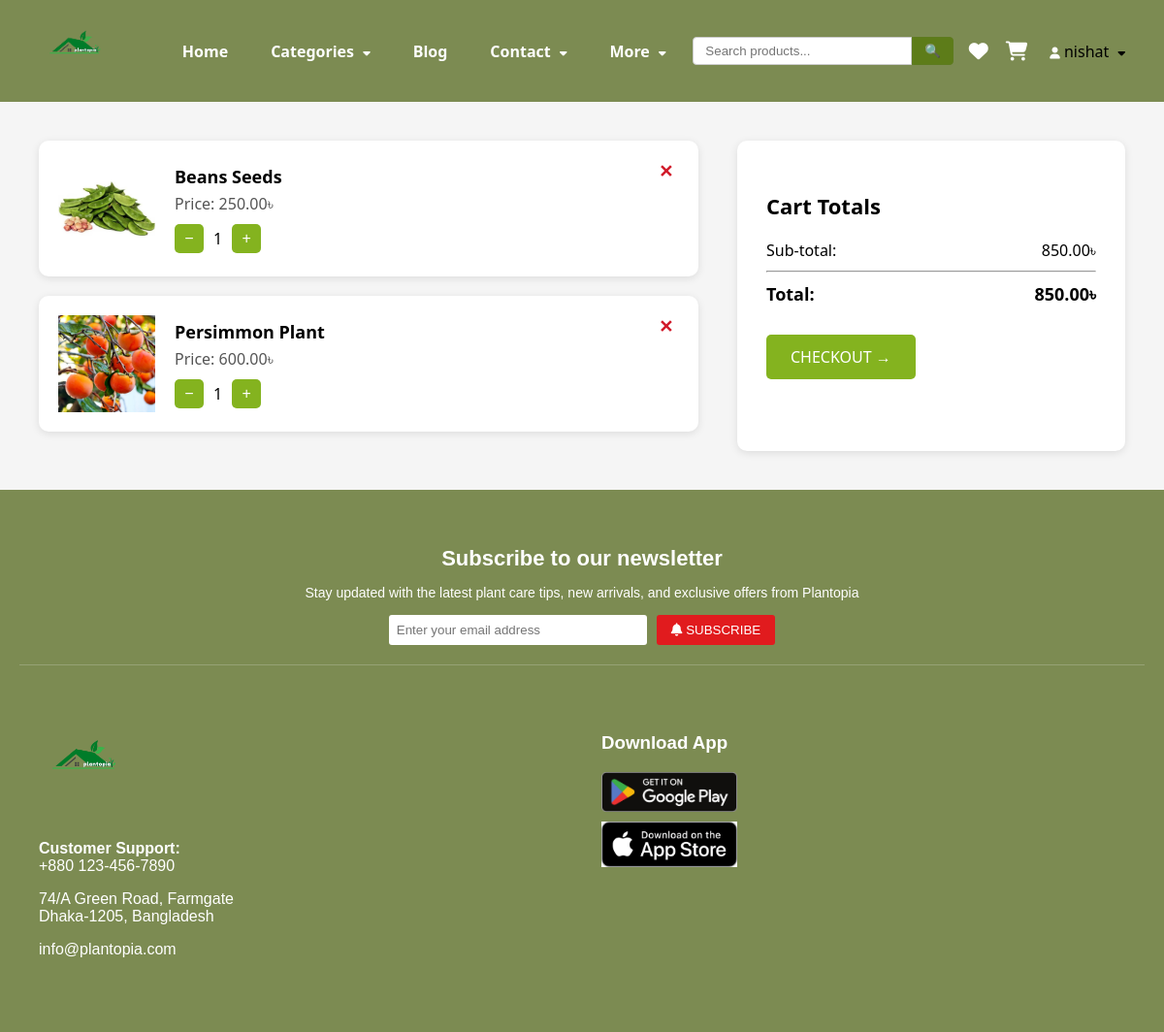
Page /cart/ (signed in) on the committed database.
### shop/models.py (models this page shows, shortened)
class Cart(models.Model):
    user = models.ForeignKey(User, on_delete=models.CASCADE, db_index=True)
    product = models.ForeignKey(Product, on_delete=models.CASCADE, db_index=True)
    quantity = models.PositiveIntegerField(default=1)
    added_at = models.DateTimeField(auto_now_add=True)
    def sub_total(self):
        return (self.product.discount_price if self.product.discount_price else self.product.price) * self.quantity
    class Meta:
        unique_together = ('user', 'product')

class Product(models.Model):
    name = models.CharField(max_length=100)
    slug = models.SlugField(max_length=255, unique=True, blank=True)
    image = models.ImageField(upload_to='products/')
    price = models.DecimalField(max_digits=8, decimal_places=2)
    discount_price = models.DecimalField(max_digits=8, decimal_places=2, null=True, blank=True)
    category = models.ForeignKey('Category', on_delete=models.CASCADE)
    description = models.TextField(blank=True, null=True)
    availability = models.BooleanField(default=True)
    size = models.CharField(max_length=50, blank=True, null=True)
    stock = models.PositiveIntegerField(default=0)
    rating = models.FloatField(
        default=0,
        validators=[MinValueValidator(0), MaxValueValidator(5)]
    )
    best_deal = models.BooleanField(default=False)
    owner = models.ForeignKey(User, on_delete=models.CASCADE, null=True, blank=True, related_name="products")

### shop/views.py (the view)
# urls.py: path('cart/', views.cart_view, name='cart'),
@login_required
def cart_view(request):
    cart_items = Cart.objects.filter(user=request.user)
    sub_total = sum(item.sub_total() for item in cart_items)
    total = sub_total
    order = Order.objects.filter(user=request.user, status='Pending').order_by('-id').first()
    if not order:
        order = Order.objects.create(user=request.user, status='Pending')
    return render(request, 'cart.html', {
        'cart_items': cart_items,
        'sub_total': sub_total,
        'total': total,
        'order': order,
    })

### shop/context_processors.py (called while the page is built)
def categories_processor(request):
    return {
        'categories': Category.objects.filter(parent__isnull=True)
    }

### templates/cart.html (shortened to what this page needs)
{% extends 'base.html' %}
{% load static %}
{% block content %}
<link rel="stylesheet" href="{% static 'css/cart.css' %}">
<div class="cart-container">
    <div class="cart-items">
        {% for item in cart_items %}
        <div class="cart-item">
            <img src="{{ item.product.image.url }}" alt="{{ item.product.name }}" class="product-image">
            <div class="item-details">
                <h4>{{ item.product.name }}</h4>
                <p>Price: {{ item.product.discount_price|default:item.product.price }}৳</p>
                <form method="post" action="{% url 'update_cart_quantity' item.id %}">
                    <div class="quantity-controls">
                        <button type="submit" name="action" value="decrease">−</button>
                        <span>{{ item.quantity }}</span>
                        <button type="submit" name="action" value="increase">+</button>
                    </div>
                </form>
            </div>
            <form method="post" action="{% url 'remove_from_cart' item.id %}" class="remove-form">
                <button type="submit" class="remove-btn">✕</button>
            </form>
        </div>
        {% empty %}
        <p>Your cart is empty.</p>
        {% endfor %}
    </div>
    <div class="cart-summary">
        <h3>Cart Totals</h3>
        <p>Sub-total: <span>{{ sub_total }}৳</span></p>
        <hr>
        <p class="total">Total: <span>{{ total }}৳</span></p>
        {% if cart_items %}
        <a href="{% url 'order_summary' %}" class="checkout-btn">CHECKOUT →</a>
        {% endif %}
    </div>
</div>
{% endblock %}

### templates/base.html (shortened to what this page needs)
{% load static %}
<!DOCTYPE html>
<html lang="en">
<head>
    <link rel="stylesheet" href="{% static 'css/base.css' %}">
    <link rel="stylesheet" href="https://cdnjs.cloudflare.com/ajax/libs/font-awesome/6.5.0/css/all.min.css">
</head>
<body>
<nav class="navbar">
    <div class="logo">
        <a href="{% url 'home' %}"><img src="{% static 'images/logo.png' %}" alt="Logo"></a>
    </div>
    <ul class="nav-links">
        <li><a href="{% url 'home' %}">Home</a></li>
        <li class="dropdown">
            <a href="#" id="categories-btn">Categories <i class="fa-solid fa-caret-down"></i></a>
        </li>
        <li><a href="{% url 'blog' %}">Blog</a></li>
        <li class="dropdown">
            <a href="#" id="contact-btn">Contact <i class="fa-solid fa-caret-down"></i></a>
        </li>
        <li class="dropdown">
            <a href="#" id="more-btn">More <i class="fa-solid fa-caret-down"></i></a>
        </li>
    </ul>
    <form method="GET" action="{% url 'search' %}" class="search-form" style="display: flex; align-items: center;">
        <input
            type="text"
            name="q"
            placeholder="Search products..."
            style="padding: 6px 12px; border: 1px solid #ccc; border-radius: 4px 0 0 4px; outline: none; width: 200px;">
        <button
            type="submit"
            style="padding: 6px 12px; background-color: #5d7c19; border: 1px solid #5d7b1e; border-radius: 0 4px 4px 0; color: white; cursor: pointer;">
            🔍
        </button>
    </form>
    <div class="nav-icons">
        {% if user.is_authenticated %}
            <a href="{% url 'wishlist' %}" class="icon-btn">
            <i class="fa fa-heart"></i>
            </a>
            <a href="{% url 'cart' %}" class="icon-btn">
            <i class="fa fa-shopping-cart"></i>
            </a>
        {% endif %}
        <div class="dropdown account-dropdown">
            <a href="#" id="account-btn">
                <i class="fa-solid fa-user user-icon"></i>
                {% if user.is_authenticated %}
                    {{ user.username }}
                {% endif %}
                <i class="fa-solid fa-caret-down"></i>
            </a>
        </div>
    </div>
</nav>
{% block content %}{% endblock %}
<footer class="site-footer">
    <div class="newsletter">
      <h2>Subscribe to our newsletter</h2>
      <p>Stay updated with the latest plant care tips, new arrivals, and exclusive offers from Plantopia</p>
      <form class="newsletter-form">
        <input type="email" placeholder="Enter your email address">
        <button type="submit">
          <i class="fas fa-bell"></i> SUBSCRIBE
        </button>
      </form>
    </div>
    <div class="footer-main">
      <div class="footer-column">
        <img src="{% static 'images/logo.png' %}" alt="Plantopia Logo" class="footer-logo">
        <p><strong>Customer Support:</strong><br>+880 123-456-7890</p>
        <p>74/A Green Road, Farmgate<br>Dhaka-1205, Bangladesh</p>
        <p><a href="mailto:info@plantopia.com">info@plantopia.com</a></p>
      </div>
      <div class="footer-column download-app">
        <h3>Download App</h3>
        <a href="#"><img src="{% static 'images/google-play.png' %}" alt="Google Play" class="app-icon"></a>
        <a href="#"><img src="{% static 'images/app-store.png' %}" alt="App Store" class="app-icon"></a>
      </div>
    </div>
  </footer>
</body>
</html>

### shop/static/css/base.css (style rules this page uses)
body { margin: 0; font-family: 'Segoe UI', sans-serif; background: #f8f8f8; }
a { text-decoration: none; color: inherit; }
ul { list-style: none; }
.navbar { background: #7C8B52; display: flex; justify-content: space-between; align-items: center; padding: 10px 40px; }
.logo img { height: 80px; }
.nav-links { display: flex; align-items: center; gap: 20px; }
.nav-links > li > a { color: white; font-weight: bold; padding: 8px 12px; border-radius: 6px; transition: background 0.3s; }
.nav-icons { display: flex; align-items: center; gap: 18px; }
.icon-btn { color: white; font-size: 20px; }
.user-icon { color: white; font-size: 22px; cursor: pointer; }
.dropdown { position: relative; }
.dropdown > a i { margin-left: 5px; font-size: 12px; }
.site-footer { background-color: #7C8B52;; color: #fff; padding: 40px 20px; font-family: Arial, sans-serif; }
.newsletter { text-align: center; background-color: #7C8B52 !important; padding-bottom: 20px; }
.newsletter h2 { font-size: 22px; margin-bottom: 10px; }
.newsletter p { margin-bottom: 15px; font-size: 14px; }
.newsletter-form { display: inline-flex; gap: 10px; flex-wrap: wrap; justify-content: center; }
.newsletter-form input[type="email"] { padding: 8px; border: none; width: 250px; border-radius: 3px; }
.newsletter-form button { background-color: #e11b1e; color: white; padding: 8px 15px; border: none; border-radius: 3px; cursor: pointer; }
.footer-main { display: flex; justify-content: space-between; flex-wrap: wrap; padding-top: 30px; border-top: 1px solid rgba(255, 255, 255, 0.2); }
.footer-column { flex: 1; min-width: 200px; margin: 20px; }
.footer-logo { width: 100px; margin-bottom: 10px; }
.download-app .app-icon { display: block; margin: 10px 0; width: 140px; }

### shop/static/css/cart.css (style rules this page uses)
.cart-container { display: flex; gap: 40px; padding: 40px; justify-content: space-between; background-color: #f5f5f5; }
.cart-items { flex: 2; }
.cart-item { display: flex; background: #fff; margin-bottom: 20px; padding: 20px; border-radius: 10px; align-items: center; justify-content: space-between; box-shadow: 0 2px 8px rgba(0,0,0,0.1); }
.product-image { width: 100px; height: 100px; object-fit: contain; margin-right: 20px; }
.item-details { flex: 1; margin-right: 20px; }
.item-details h4 { margin: 0; font-size: 18px; }
.item-details p { margin: 5px 0; color: #555; }
.quantity-controls { display: flex; align-items: center; gap: 10px; margin-top: 10px; }
.quantity-controls button { background: #84b31f; border: none; color: #fff; width: 30px; height: 30px; font-size: 16px; border-radius: 5px; cursor: pointer; }
.remove-form { margin: 0; align-self: flex-start; }
.remove-btn { background: none; border: none; color: #d11a2a; cursor: pointer; font-size: 18px; font-weight: bold; }
.cart-summary { flex: 1; background: #fff; padding: 30px; border-radius: 10px; box-shadow: 0 2px 8px rgba(0,0,0,0.1); }
.cart-summary h3 { margin-bottom: 20px; font-size: 22px; }
.cart-summary p { margin: 10px 0; font-size: 16px; display: flex; justify-content: space-between; }
.cart-summary .total { font-weight: bold; font-size: 18px; }
.checkout-btn { margin-top: 20px; display: inline-block; padding: 12px 25px; background: #84b31f; color: #fff; text-decoration: none; border-radius: 5px; }

### rows in the picture
Cart: product.image (picture), product.name "Beans Seeds", product.discount_price "250.00", quantity "1"
Cart: product.image (picture), product.name "Persimmon Plant", product.discount_price "600.00", quantity "1"

### other values in the picture
{{ user.username }} "nishat"
{{ sub_total }} "850.00"
{{ total }} "850.00"
